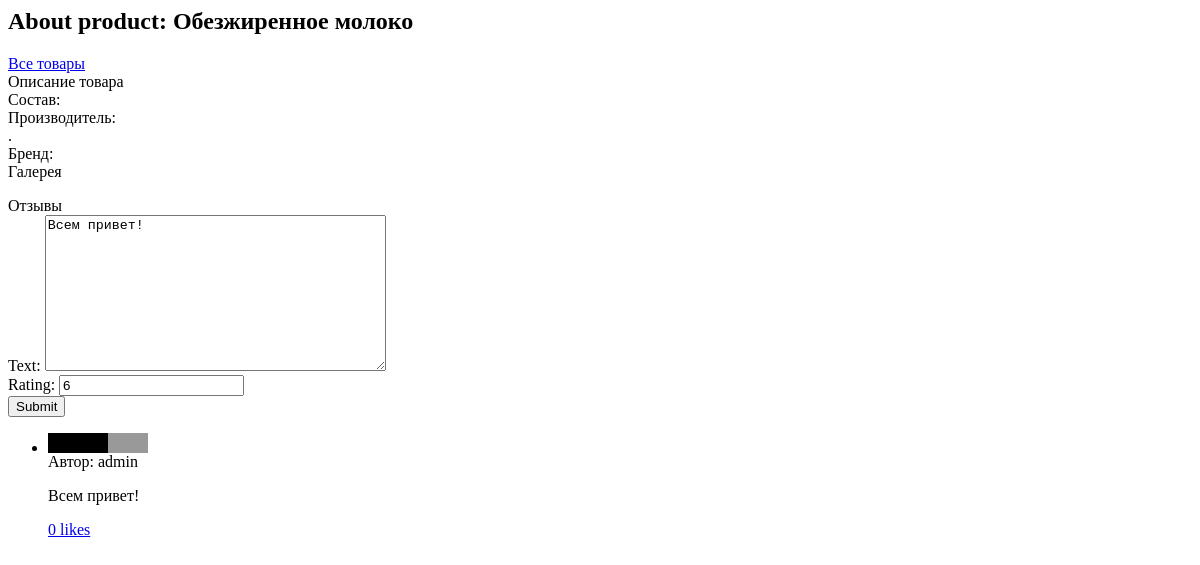
/product/about_product/2/ (signed in), run on an earlier commit of the app's database.
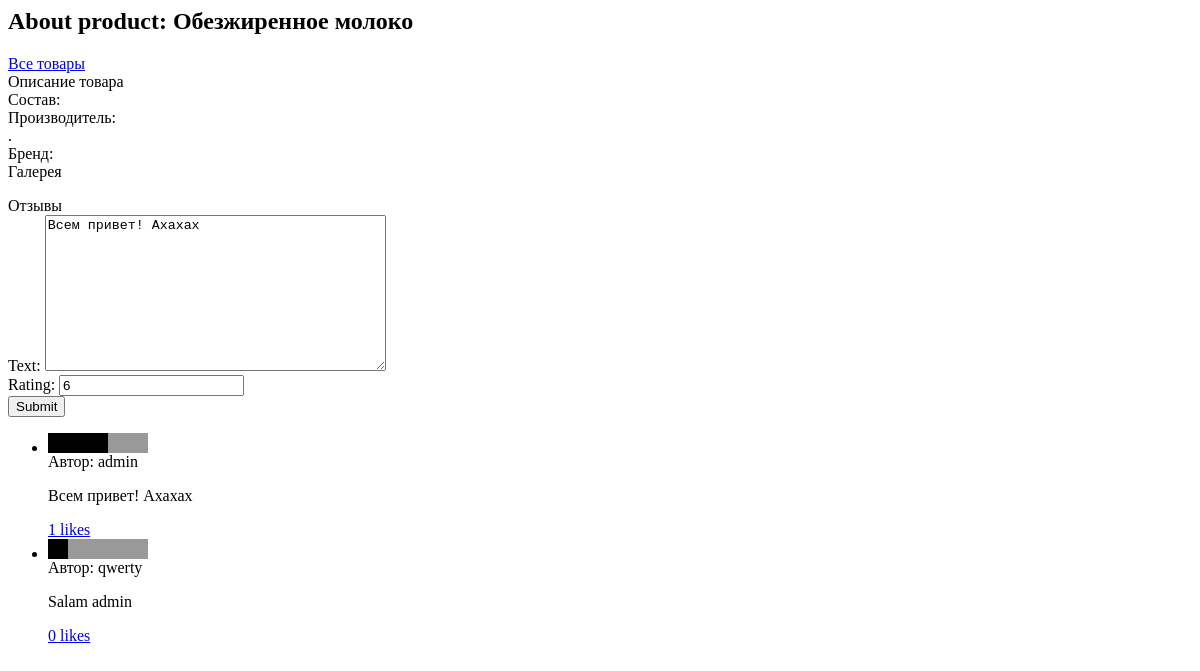
And on a later commit of the database.
### product/models.py (models this page shows, shortened)
class ProductReview(models.Model):
    user = models.ForeignKey(User, on_delete=models.CASCADE)
    product = models.ForeignKey(Product, on_delete=models.CASCADE, related_name="reviews")
    text = models.TextField(max_length=1000)
    rating = models.IntegerField()
    class Meta:
        constraints = [
            models.UniqueConstraint(
                fields=["user", "product"], name="product_review__constraint"),
            models.CheckConstraint(
                check=Q(rating__gte=0) & Q(rating__lte=10),
                name="rating_check",
                violation_error_message="Provide rating value between 0 and 10"
            )
        ]

### product/views.py (the view)
# urls.py: path("about_product/<int:product_id>/", views.about_product, name="about_product"),
def about_product(request, product_id):
    product = get_object_or_404(Product, pk=product_id)
    if request.user:
        try:
            product_review = ProductReview.objects.get(user=request.user, product=product)
        except ProductReview.DoesNotExist:
            product_review = ProductReview(product=product, user=request.user)
        if request.method == "POST":
            product_review_form = ProductReviewForm(data=request.POST, instance=product_review)
            if product_review_form.is_valid():
                product_review_form.save()
        else:
            product_review_form = ProductReviewForm(instance=product_review)
    return render(request, "product/about.html", {"product": product, "product_review_form":product_review_form})

### product/forms.py
class ProductReviewForm(forms.ModelForm):
    class Meta:
        model = ProductReview
        exclude = ["user", "product"]

### product/templates/product/about.html (shortened to what this page needs)
<h2>About product: {{ product.title }}</h2>
<a href="{% url "product:index" %}">Все товары</a>
<div>
    <div>Описание товара</div>
    <div>Состав: <br> {{ product.ingredients }} </div>
    <div>Производитель: <br> {{ product.manufacturer.title }}. {{ product.manufacturer.country }}</div>
    <div>Бренд: <br> {{ product.brand.brand_name }}</div>
    <div>
        <div>Галерея</div>
    </div>
    <div>
        <div>Отзывы</div>
        <form action="{{ request.get_full_path|urlencode }}" method="post">
            {{product_review_form}}
            <button type="submit">Submit</button>
        </form>
        <ul>
            {% for review in product.reviews.all %}
            <li>
                <div style="display: flex;">
                    {% with ""|center:10 as range %}
                        {% for _ in range %}
                            {% if forloop.counter <= review.rating %}
                                <div style="width: 10px; height: 20px; background-color: #000;"></div>
                            {% else %}
                                <div style="width: 10px; height: 20px; background-color: #999;"></div>
                            {% endif %}
                        {% endfor %}
                    {% endwith %}
                </div>
                <div>Автор: {{ review.user }}</div>
                <p>{{ review.text }}</p>
                <div><a href="{% url "product:add_like_on_review" review.id %}?next={{ request.get_full_path|urlencode }}">{{ review.likes.count }} likes</a></div>
            </li>
            {% endfor %}
        </ul>
    </div>
</div>

What changed in the data, as far as the page shows it:
changed ProductReview "admin": text "Всем привет!" → "Всем привет! Ахахах"; likes.count "0" → "1"
added ProductReview: rating 2 (drawn), user "qwerty", text "Salam admin", likes.count "0"
